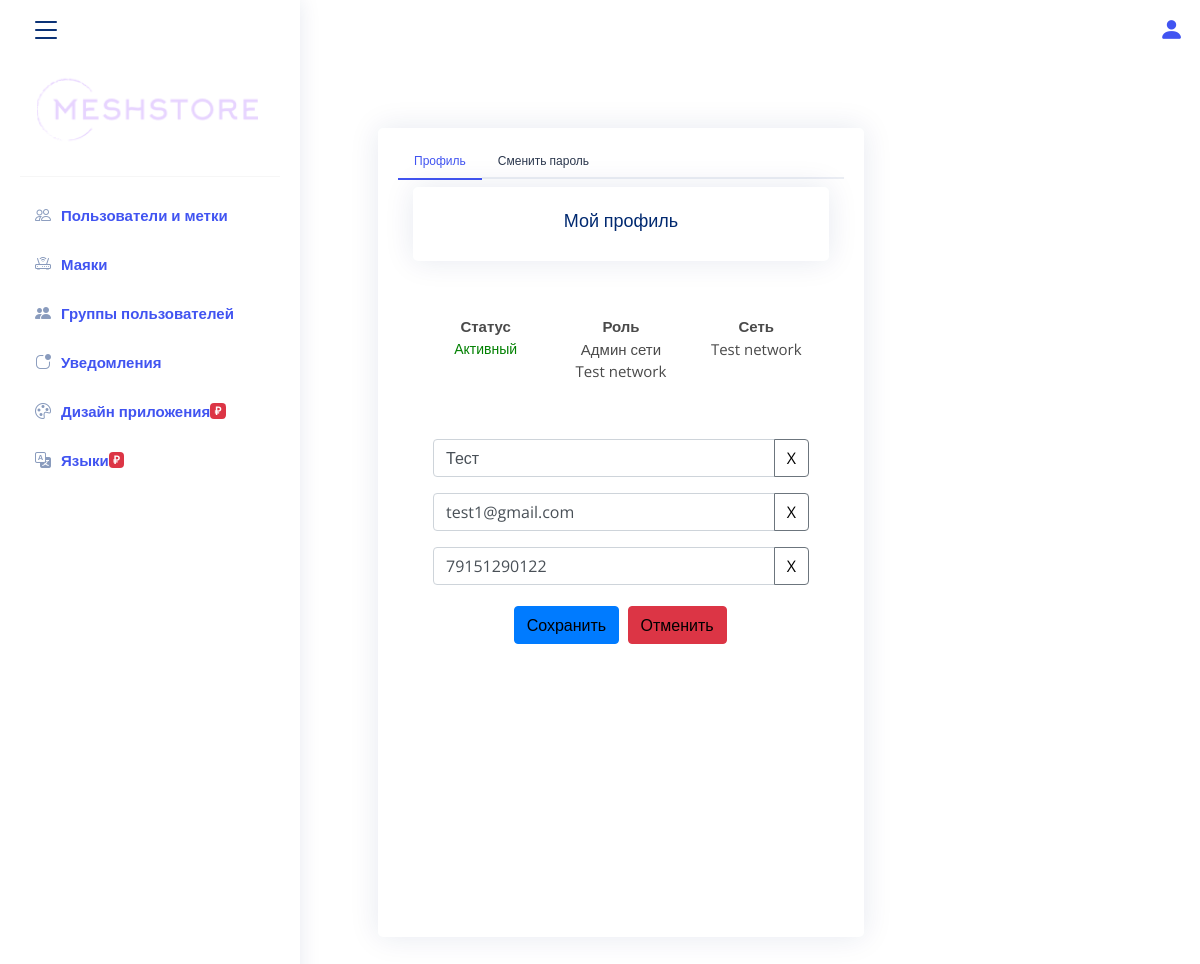
Page /profile (signed in) on the earlier database version.
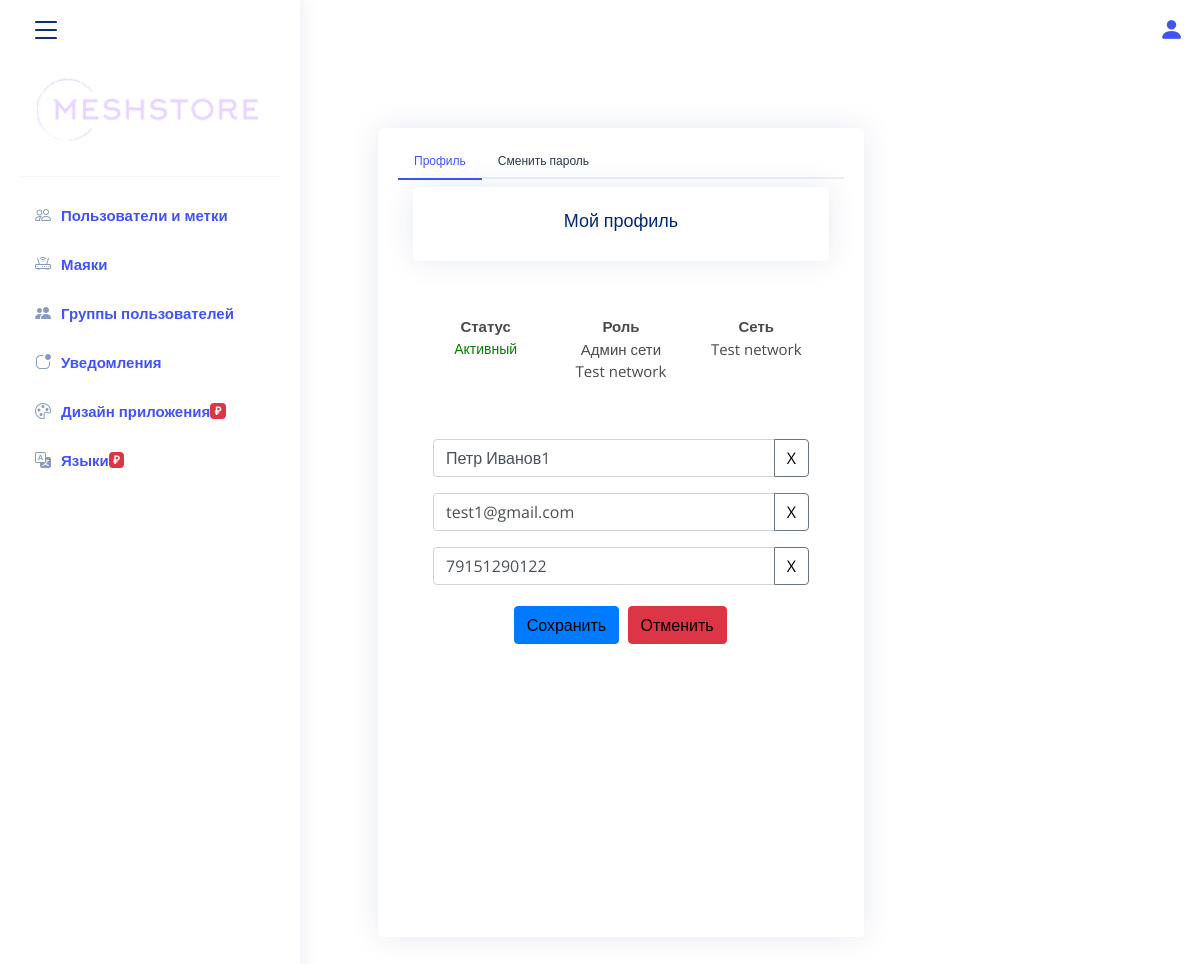
Same page on the later database version.
### app/models.py (models this page shows, shortened)
class Groups(UserMixin, db.Model):
    id = db.Column(db.Integer, primary_key=True)  # primary keys are required by SQLAlchemy
    name = db.Column(db.String(100))

class User(UserMixin, db.Model):
    id = db.Column(db.Integer, primary_key=True)  # primary keys are required by SQLAlchemy
    email = db.Column(db.String(100), unique=True)
    phone = db.Column(db.String(100), unique=True)
    password = db.Column(db.String(100))
    name = db.Column(db.String(100))
    token = db.Column(db.String(256))
    status = db.Column(db.String(10), default='active')
    role = db.Column(db.Integer)
    registered = db.Column(db.Integer)
    group = db.Column(db.Integer)
    confirmed = db.Column(db.Integer, default=0)
    tag = db.Column(db.String(256))

### app/auth.py (the view)
@auth.route('/profile')
def profile():
    user = {
        'name': current_user.name,
        'email': current_user.email,
        'phone': current_user.phone,
        'phone_confirmed': current_user.confirmed,
        'status': 'Активный' if current_user.status == 'active' else 'Заблокирован',
        'role': 'Пользователь' if current_user.role == 0 else f'Админ сети {Groups.query.filter_by(id=current_user.group).first().name}' if current_user.role == 1 else 'Админ сервиса',
        'group': Groups.query.filter_by(id=current_user.group).first().name,
    }
    return render_template('profile.html', user=user)

### app/templates/profile.html (shortened to what this page needs)
{% extends "base.html" %}
{% block content %}
    <div class="pagetitle">
        <section class="section profile">
            <div class="row">
                <div class="col-xl-8">
                    <div class="card">
                        <div class="card-body pt-3">
                            <ul class="nav nav-tabs nav-tabs-bordered">
                                <li class="nav-item">
                                    <button class="nav-link active" data-bs-toggle="tab"
                                            data-bs-target="#profile-overview">
                                        Профиль
                                    </button>
                                </li>
                                <li class="nav-item">
                                    <button class="nav-link" data-bs-toggle="tab"
                                            data-bs-target="#profile-change-password">
                                        Сменить пароль
                                    </button>
                                </li>
                            </ul>
                            <div class="tab-content pt-2">
                                <div class="tab-pane fade show active profile-overview" id="profile-overview">
                                    <div class="col-xl-12">
                                        <div class="card">
                                            <div class="card-title">
                                                Мой профиль
                                            </div>
                                        </div>
                                        <form method="post" action="{{ url_for('auth.edit_profile') }}">
                                            <div class="card-body profile-card pt-4 d-flex flex-column align-items-center">
                                                <div class="row" style="min-width: 100%">
                                                    <div class="col-xl-12">
                                                        <div class="row">
                                                            <div class="col-xl-4">
                                                                <b>Статус</b>
                                                                <p {% if current_user.status!='blocked' %}
                                                                    style="color:green; font-size: 14px" {% else %}
                                                                    style="color:orangered; font-size: 14px"{% endif %}>{{ user.status }}</p>
                                                            </div>
                                                            <div class="col-xl-4">
                                                                <b>Роль</b>
                                                                <p>{{ user.role }}</p>
                                                            </div>
                                                            <div class="col-xl-4">
                                                                <b>Сеть</b>
                                                                <p>{{ user.group }}</p>
                                                            </div>
                                                        </div>
                                                    </div>
                                                </div>
                                                <div class="input-group mb-3">
                                                    <input type="text" class="form-control" value="{{ user.name }}"
                                                           aria-describedby="button-addon1" id="addon1" name="name">
                                                    <div class="input-group-append">
                                                        <button class="btn btn-outline-secondary" type="button"
                                                                id="button-addon1">X
                                                        </button>
                                                    </div>
                                                </div>
                                                <div class="input-group mb-3">
                                                    <input type="email" class="form-control" value="{{ user.email }}"
                                                           aria-describedby="button-addon2" id="addon2" name="email">
                                                    <div class="input-group-append">
                                                        <button class="btn btn-outline-secondary" type="button"
                                                                id="button-addon2">X
                                                        </button>
                                                    </div>
                                                </div>
                                                <div class="input-group mb-3">
                                                    <input type="text" class="form-control" value="{{ user.phone }}"
                                                           aria-describedby="button-addon3" id="addon3" name="phone"
                                                           data-phone-pattern>
                                                    <div class="input-group-append">
                                                        <button class="btn btn-outline-secondary" type="button"
                                                                id="button-addon3">X
                                                        </button>
                                                    </div>
                                                </div>
                                                <div class="row">
                                                    <div style="padding:5px" class="col-xl-6">
                                                        <button type="submit"
                                                                class="btn btn-primary">Сохранить
                                                        </button>
                                                    </div>
                                                    <div style="padding:5px" class="col-xl-6">
                                                        <a href="/profile"
                                                           class="btn btn-danger">Отменить</a>
                                                    </div>
                                                </div>
                                            </div>
                                        </form>
                                    </div>
                                </div>
                            </div>
                        </div>
                    </div>
                </div>
            </div>
        </section>
    </div>
{% endblock %}

### app/templates/base.html (shortened to what this page needs)
<!DOCTYPE html>
<html>
<head>
    <link rel="stylesheet" href="https://cdnjs.cloudflare.com/ajax/libs/bulma/0.7.2/css/bulma.min.css"/>
    <link rel="stylesheet"
          href="https://cdnjs.cloudflare.com/ajax/libs/selectize.js/0.13.3/css/selectize.default.min.css"/>
    <link href="{{ url_for("static", filename="vendor/bootstrap/css/bootstrap.min.css") }}" rel="stylesheet">
    <link href="{{ url_for("static", filename="vendor/bootstrap-icons/bootstrap-icons.css") }}" rel="stylesheet">
    <link href="{{ url_for("static", filename="vendor/boxicons/css/boxicons.min.css") }}" rel="stylesheet">
    <link href="{{ url_for("static", filename="vendor/quill/quill.snow.css") }}" rel="stylesheet">
    <link href="{{ url_for("static", filename="vendor/quill/quill.bubble.css") }}" rel="stylesheet">
    <link href="{{ url_for("static", filename="vendor/remixicon/remixicon.css") }}" rel="stylesheet">
    <link href="{{ url_for("static", filename="vendor/simple-datatables/style.css") }}" rel="stylesheet">
    <link rel="stylesheet" href="https://stackpath.bootstrapcdn.com/bootstrap/4.1.2/css/bootstrap.min.css">
    <link rel="stylesheet" type="text/css" href="https://use.fontawesome.com/releases/v5.6.3/css/all.css">
    <link href="https://cdn.jsdelivr.net/npm/suggestions-jquery@21.12.0/dist/css/suggestions.min.css" rel="stylesheet"/>
    <link rel="stylesheet"
          href="https://cdnjs.cloudflare.com/ajax/libs/selectize.js/0.13.3/css/selectize.default.min.css"/>
    <link href="{{ url_for("static", filename="css/style.css") }}" rel="stylesheet">
</head>
<body>
<section>
    <header id="header" class="header fixed-top d-flex align-items-center">
        <div class="d-flex align-items-center justify-content-between">
            <i class="bi bi-list toggle-sidebar-btn"></i>
        </div>
        <nav class="header-nav ms-auto">
            <ul class="d-flex align-items-center">
                <li class="nav-item dropdown pe-3">
                    <a class="nav-link nav-profile d-flex align-items-center pe-0" href="#" data-bs-toggle="dropdown">
                        <i class="bi bi-person-fill rounded-circle" style="font-size: 25px;"></i>
                    </a>
                </li>
            </ul>
        </nav>
    </header>
    {% if current_user.is_authenticated %}
        <aside id="sidebar" class="sidebar">
            <ul class="sidebar-nav" id="sidebar-nav">
                <a href="/profile" style="max-height: 50px">
                    <div style="text-align: center"><img
                            src="{{ url_for('static', filename="logo.png") }}"
                            style="height:100px;margin: 0 5px 0 0;">
                    </div>
                </a>
                <li>
                    <hr class="divider">
                </li>
                <li class="nav-item">
                    <a class="nav-link collapsed" href="/">
                        <i class="bi bi-people"></i>
                        <span>Пользователи и метки</span>
                    </a>
                </li>
                <li class="nav-item">
                    <a class="nav-link collapsed" href="{{ url_for('main.beacons') }}">
                        <i class="bi bi-router"></i>
                        <span>Маяки</span>
                    </a>
                </li>
                <li class="nav-item">
                    <a class="nav-link collapsed" href="/user-groups">
                        <i class="bi bi-people-fill"></i>
                        <span>Группы пользователей</span>
                    </a>
                </li>
                <li class="nav-item">
                    <a class="nav-link collapsed" href="/notifications">
                        <i class="bi bi-app-indicator"></i>
                        <span>Уведомления</span>
                    </a>
                </li>
                {% if current_user.role == 1 %}
                    <li class="nav-item">
                        <a class="nav-link collapsed disabled" href="#app">
                            <i class="bi bi-palette"></i>
                            <span>Дизайн приложения</span>
                            <span class="badge bg-danger">₽</span>
                        </a>
                    </li>
                    <li class="nav-item">
                        <a class="nav-link collapsed disabled" href="#languages">
                            <i class="bi bi-translate"></i>
                            <span>Языки</span>
                            <span class="badge bg-danger">₽</span>
                        </a>
                    </li>
                {% endif %}
            </ul>
        </aside>
    {% endif %}
    <main id="main" class="main">
        {% block content %}
        {% endblock %}
    </main>
</section>
</body>
</html>

### app/static/css/style.css (style rules this page uses)
:root { scroll-behavior: smooth; }
body { font-family: "Open Sans", sans-serif; background: #f6f9ff; color: #444444; }
a { color: #4154f1; text-decoration: none; }
#main { margin-top: 60px; padding: 20px 30px; transition: all 0.3s; }
.pagetitle { margin-bottom: 10px; }
.card { margin-bottom: 30px; border: none; border-radius: 5px; box-shadow: 0px 0 30px rgba(1, 41, 112, 0.1); }
.card-title { padding: 20px 0 15px 0; font-size: 18px; font-weight: 500; color: #012970; font-family: "Poppins", sans-serif; }
.card-body { padding: 0 20px 20px 20px; }
.nav-tabs-bordered { border-bottom: 2px solid #ebeef4; }
.nav-tabs-bordered .nav-link { margin-bottom: -2px; border: none; color: #2c384e; }
.nav-tabs-bordered .nav-link.active { background-color: #fff; color: #4154f1; border-bottom: 2px solid #4154f1; }
.header { transition: all 0.5s; z-index: 997; height: 60px; box-shadow: 0px 2px 20px rgba(1, 41, 112, 0.1); background-color: #fff; padding-left: 20px; }
.header .toggle-sidebar-btn { font-size: 32px; padding-left: 10px; cursor: pointer; color: #012970; }
.header-nav ul { list-style: none; }
.header-nav>ul { margin: 0; padding: 0; }
.header-nav .nav-profile { color: #012970; }
.sidebar { position: fixed; top: 60px; left: 0; bottom: 0; width: 300px; z-index: 996; transition: all 0.3s; padding: 20px; overflow-y: auto; scrollbar-width: thin; scrollbar-color: #aab7cf transparent; box-shadow: 0px 0px 20px rgba(1, 41, 112, 0.1); background-color: #fff; }
@media (min-width: 1200px) { #main, #footer { margin-left: 300px; } }
.sidebar-nav { padding: 0; margin: 0; list-style: none; }
.sidebar-nav li { padding: 0; margin: 0; list-style: none; }
.sidebar-nav .nav-item { margin-bottom: 5px; }
.sidebar-nav .nav-link { display: flex; align-items: center; font-size: 15px; font-weight: 600; color: #4154f1; transition: 0.3; background: #f6f9ff; padding: 10px 15px; border-radius: 4px; }
.sidebar-nav .nav-link i { font-size: 16px; margin-right: 10px; color: #4154f1; }
.sidebar-nav .nav-link.collapsed { color: #012970; background: #fff; }
.sidebar-nav .nav-link.collapsed i { color: #899bbd; }
.profile .profile-overview .row { margin-bottom: 20px; font-size: 15px; }
.profile .profile-overview .card-title { color: #012970; }

### app/templates/base.html (style rules this page uses)
body { font-size: 12px !important; background-color: #fff; }
a { color: #ffffff }
.btn { color: #000 !important; }
a { color: #4154f1 !important; text-decoration: none; }
.row { text-align: center !important; }
.header { transition: all 0.5s; z-index: 997; height: 60px; box-shadow: 0px 2px 20px transparent !important; background-color: transparent !important; padding-left: 20px; }
.sidebar { top: 0 !important; padding: 60px 20px !important; }

Differences in the rows shown:
changed User "test1@gmail.com": name "Тест" → "Петр Иванов1"
